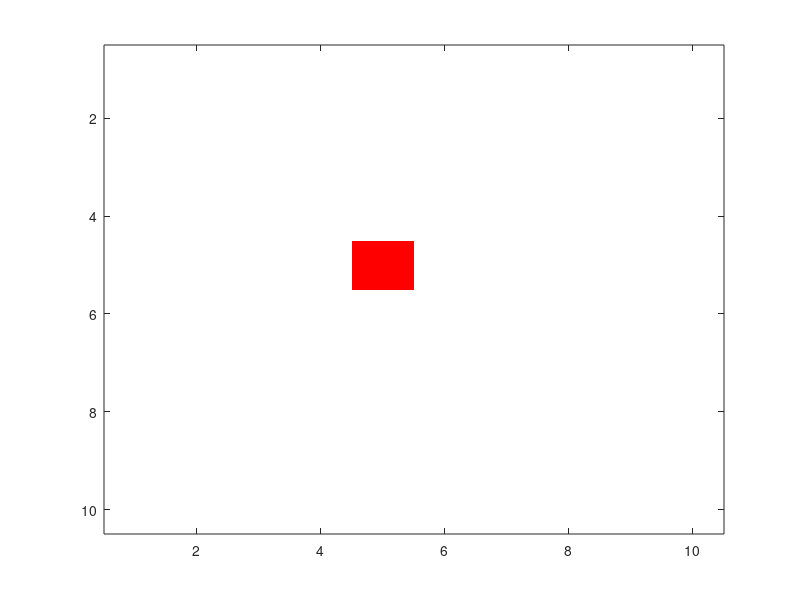

Write MATLAB code to recreate this figure.
% things remaining in this L1 functionality level
% 1) telling them which ships they were able to hit or sink - DONE
% 2) showing the actual image to the player of a grid
% 3) the grid should be different colors depending on if it was a hit/miss/sink

function []= Battleship ();

disp('Welcome to Battleship');
difficulty= input ('Choose your difficulty: 1=easy, 2=medium, 3=hard');

%initializing the ships
shiplist = [char("C"), char("B"), char("R"), char("S"), char("D")];
shiplength = [5, 4, 3, 3, 2];


[X,Y]=meshgrid(0:10);
mesh(X,Y)
view(2)



board=zeros(10);
for i = 1:length(shiplist)
    placed = false;
    size = shiplength(i);
    while placed == false
        x = randi(10);
        y = randi(10);
        direction = randi(2);
        
        if direction == 1
            if y + size - 1 <= 10
                valid = 1;
                for j = 1:size
                    if board(x, y+j-1) ~= 0
                        valid = 0;
                    end
                end
                if valid == 1
                    for j = 1:size
                        board(x, y - 1 + j) = shiplist(i);
                    end
                    placed = true;
                end
            end
        else
            if x + size - 1 <= 10
                valid = 1;
                for j = 1:size
                    if board(x + j - 1, y) ~= 0
                        valid = 0;
                    end
                end
                if valid == 1
                    for j = 1:size
                        board(x - 1 + j, y) = shiplist(i);
                    end
                    placed = true;
                end
            end
        end
    end
end

totalrounds = input('How many guesses do you want to have? (Must be 17 or more)');
currentrounds = 1;
sink_count = 0;

sqr = ones(10, 10);
img1 = cat(3, sqr, sqr, sqr);
imagesc(img1)
axis on;
hold on;

while currentrounds <= totalrounds
    x_shot = input('What row do you want to hit (1-10)?');
    x_shot = round(x_shot);
    y_shot = input('What column do you want to hit (1-10)?');
    y_shot = round(y_shot);
    
    if x_shot < 1 | x_shot > 10
        disp('Invalid X, try again');
        x_shot = input('What x coordinate do you want to hit (1-10)?');
    end
    if y_shot < 1 | y_shot > 10
        disp('Invalid Y, try again');
        y_shot = input('What y coordinate do you want to hit (1-10)?');
    end
    
    cur_val = board(x_shot,y_shot);
    type = char(cur_val);
    if type == 'C'
        ship = ' carrier';
    elseif type == 'D'
        ship = ' destroyer';
    elseif type == 'S'
        ship = ' submarine';
    elseif type == 'R'
        ship = ' cruiser';
    elseif type == 'B'
        ship = ' battleship';
    end
    
    if cur_val == 0
        disp('miss!');
        img1(x_shot, y_shot, :) = [1, 0, 0];
        imagesc(img1);
    else
        is_sink = true;
        board(x_shot, y_shot) = 0;
        for i = 1:10
            for j = 1:10
                if board(i,j) == cur_val
                    disp(strcat('you hit the', ' ', ship, '!'));
                    is_sink = false;
                    img1(x_shot, y_shot, :) = [0, 1, 0];
                    imagesc(img1);
                    break;
                end
            end
            if is_sink == false
                break;
            end
        end
        if is_sink
            disp(strcat('you sunk the', ' ', ship, '!'));
            sink_count = sink_count + 1;
        end
    end
    currentrounds = currentrounds + 1;
    if sink_count == 5
        disp('You Win!!')
        break;
    end
end
disp('You used up all your turns! Try again next time!')
